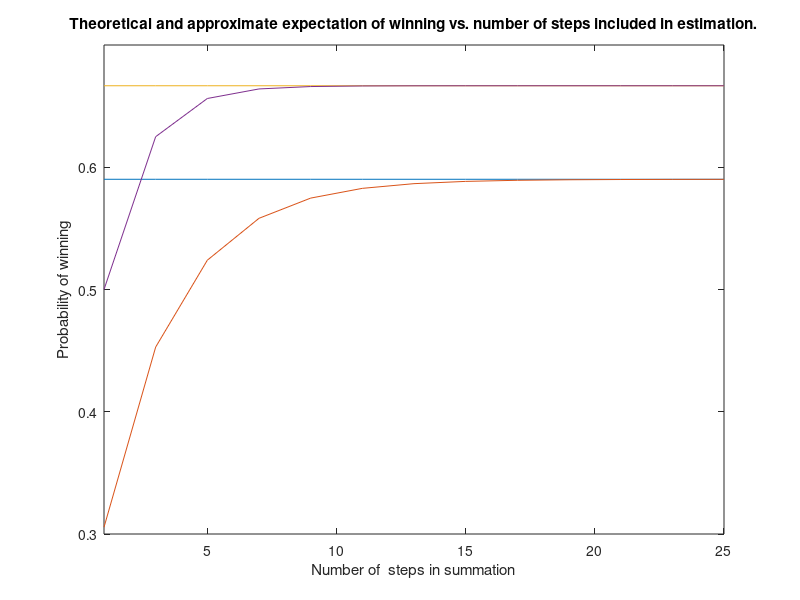

MATLAB code to generate this figure:
plot(
2*(1:13)-1,36/61+0*(2*(1:13)-1),
2*(1:13)-1,11/36*cumsum( (25/36).^(2*(1:13)-2)),
2*(1:13)-1,2/3+0*(2*(1:13)-1),
2*(1:13)-1,0.5*cumsum( (0.5).^(2*(1:13)-2))
)
title("Theoretical and approximate expectation of winning vs. number of steps included in estimation.")
xlabel("Number of  steps in summation")
ylabel("Probability of winning")
axis([1 25 0.3 0.7])
